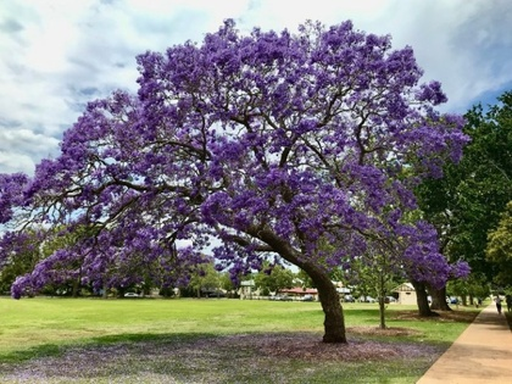
%> input picture cpp proyects/jacaranda.jpg (cropped and resized to the size of MATLAB's example picture), 512 x 384 px, given in place of peppers.png, which was not available
$ octave pract7.m   (GNU Octave 9; MATLAB toolbox functions it lacks are replaced by stand-ins)
%> lines starting %> are read from the running program, lines starting %| are printed output that depends on the picture; in (x1, y1, x2, y2) boxes, pixels count from 0 and x2, y2 are one past the last pixel; in counts of white or black regions, pixels touching at a corner belong together; the program's own positions count from 1; pictures that were not available may be replaced by others from this repository, and a replacement may not be noted
clc
close all
warning off all

%   LECTURA DE LA IMAGEN
Imagen = imread('peppers.png');
%> Imagen is the input picture: size 384x512x3 uint8; mean R, G, B 122.9, 121.1, 120.2
Imagen = rgb2gray(Imagen);
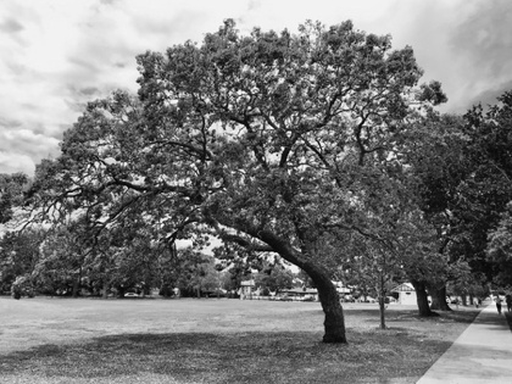
%> Imagen: size 384x512 uint8; min 0, max 255, mean 121.5

min=256;
max=0;

%   CLASIFICACIÓN Y PREDICCIÓN
[Filas, Columnas] = size(Imagen);
%> Filas = 384; Columnas = 512
Imagen_Generada = zeros(Filas, Columnas, 'uint8'); % asegurarse de que la imagen generada tenga el mismo tipo de datos que la imagen original

for i = 1: Filas
    Imagen_Generada(i, 1) = Imagen(i, 1);
end
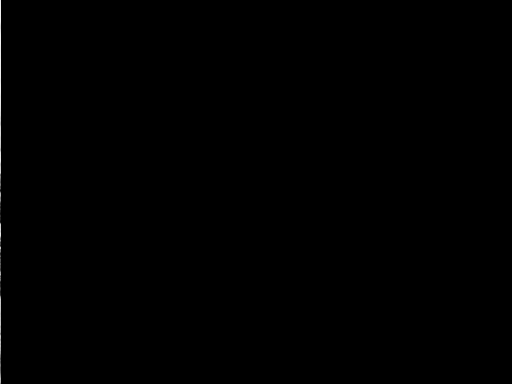
%> Imagen_Generada: size 384x512 uint8; min 0, max 242, mean 0.3

for j = 1: Columnas
    Imagen_Generada(1, j) = Imagen(1, j);
end
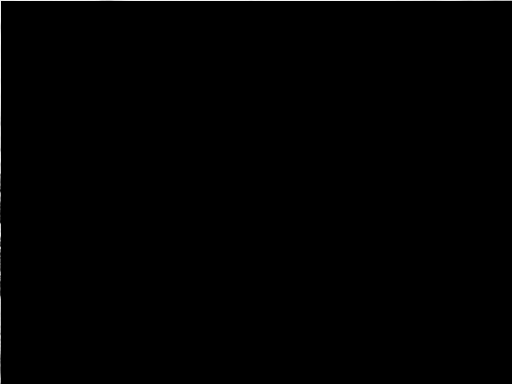
%> Imagen_Generada: size 384x512 uint8; 0.26% of pixels changed, all inside (x1, y1, x2, y2) = (1, 0, 512, 1)

for i = 2: Filas-1
    for j = 2: Columnas-1
        if ((i < Filas) && (j < Columnas))
            b1 = double(double((Imagen_Generada(i - 1, j - 1)) + double(Imagen_Generada(i - 1, j)) + double(Imagen_Generada(i - 1, j + 1)) + double(Imagen_Generada(i, j - 1)) + double(Imagen_Generada(i + 1, j - 1))) / 5);
            b1=int64(b1);
            b2 = double((Imagen_Generada(i - 1, j) + Imagen_Generada(i - 1, j + 1) + double(b1)) / 3);
            b2=int64(b2);
            b3 = double((Imagen_Generada(i, j - 1) + Imagen_Generada(i + 1, j - 1) + double(b1) + double(b2)) / 4); %[Imagen_Generada(i + 1, j - 1)]
            b3=int64(b3);
            b4 = double((int64(b1) + double(b2) + double(b3)) / 3);
            b4=int64(b4);
            Imagen_Generada(i, j) = b1;
            Imagen_Generada(i, j + 1) = b2;
            Imagen_Generada(i + 1, j) = b3;
            Imagen_Generada(i + 1, j + 1) = b4;
        end
        %j = j + 1;
    end
     %i = i + 1;
end
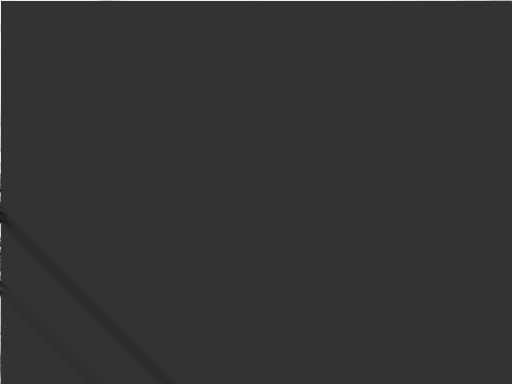
%> Imagen_Generada: size 384x512 uint8; min 14, max 243, mean 51.6
%> after the loop, b1 = 51; b2 = 51; b3 = 51; b4 = 51

Imagen_Restada = (double(Imagen) - double(Imagen_Generada)); % convertir ambas imágenes a tipo de datos double para evitar problemas de truncamiento
Imagen_Res_visualizer = Imagen_Restada;
for i = 1: Filas
    for j = 1: Columnas
        if Imagen_Res_visualizer(i, j) < 0
           Imagen_Res_visualizer(i, j) = Imagen_Restada(i,j)+ 128;
        end
    end
end
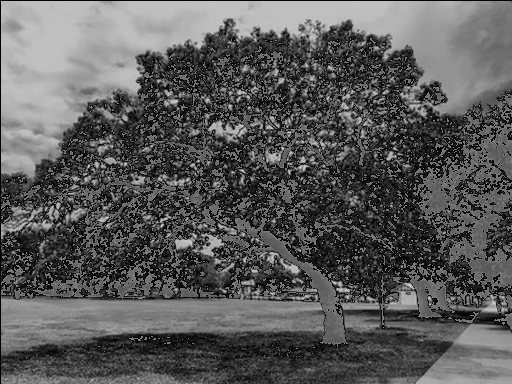
%> Imagen_Res_visualizer: size 384x512 double; min 0, max 204, mean 89.6

%   GENERACIÓN DE LA MATRIZ DE ERROR CUANTIFICADA (MEQ)
Respuesta = input('Bits a reducir: ');
%> the answer given: 3

for i = 1: Filas
    for j = 1: Columnas
        if min > Imagen_Restada(i, j)
            min = Imagen_Restada(i, j);
        end
        if max < Imagen_Restada(i, j)
            max = Imagen_Restada(i, j);
        end
    end
end
%> after the loop, max = 204; min = -51

Intervalos = double(double(max - min) / power(2, Respuesta)); % [Respuesta]
%> Intervalos = 31.88
aux = zeros(Intervalos * power(2, Respuesta), 1);

% for i = 1: Respuesta
%     aux(i) = double(double(Intervalos * double(i)) + double(min));
% end

for i = 1: power(2, Respuesta)
    aux(i) = double(double(i * Intervalos));
end
%> after the loop, aux = 255 values, max 255 at index 8, min 0 at index 9, mean 4.5


%   GENERACIÓN DE LA MATRIZ DE ERROR CUANTIFICADA INVERSA (MEQ e-1)
MEQ = zeros(Filas, Columnas);
MEQ_1 = zeros(Filas, Columnas);

%> (the run ends here)
